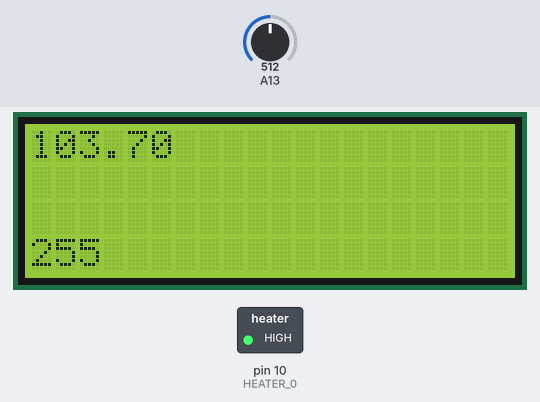
Simulated run of this sketch. Board: Arduino Mega 2560, built with avr-gcc and run on an emulated ATmega2560. Shown: 20×4 character LCD, switched loads named in the sketch (green lamp = pin HIGH). Inputs (shaded band) come from the test bench; at power-on: A13 = 512.

Above: at 1.2 s.
1.3 s: A13 set to 160
At 2.5 s:
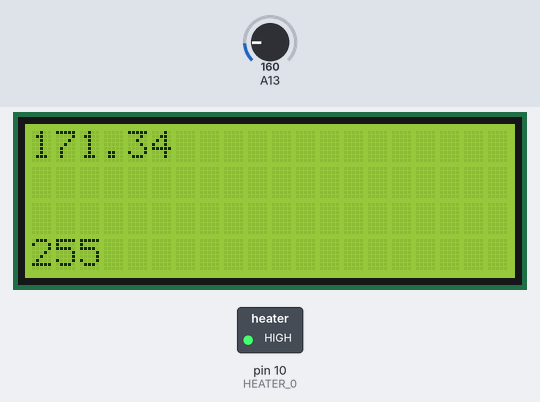
2.8 s: A13 set to 143
At 3.6 s:
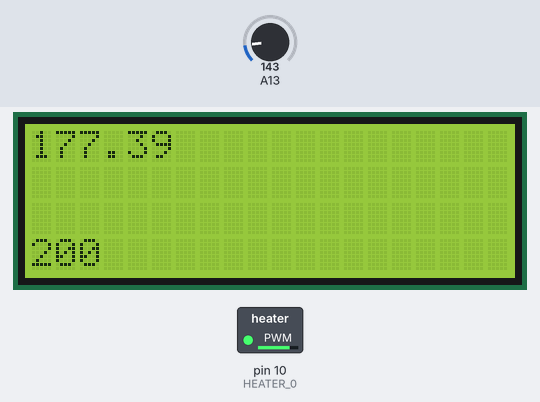
4.3 s: A13 set to 122
At 4.7 s:
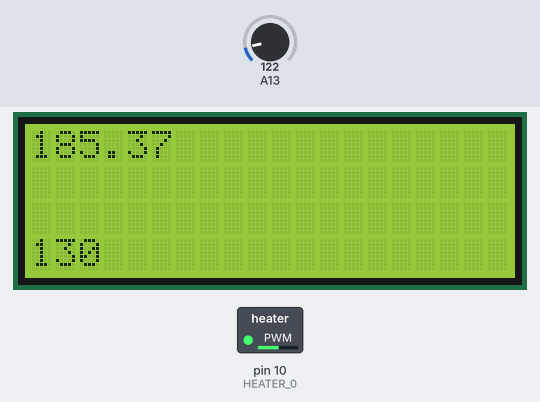
5.8 s: A13 set to 94
At 7.0 s:
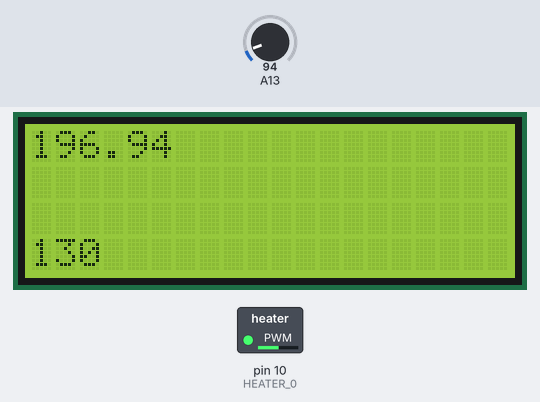
7.3 s: A13 set to 81
At 8.2 s:
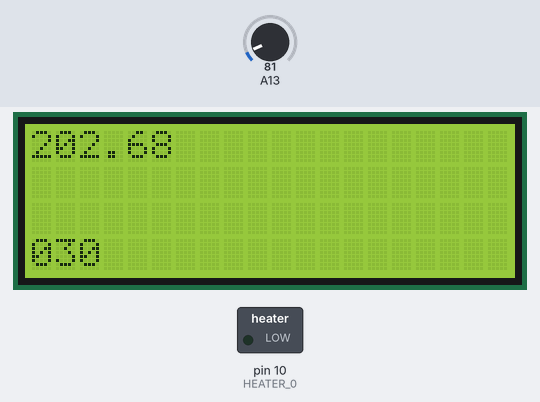
Timing chart, 0 to 9.8 s (numbered marks = the images above; inputs shaded):
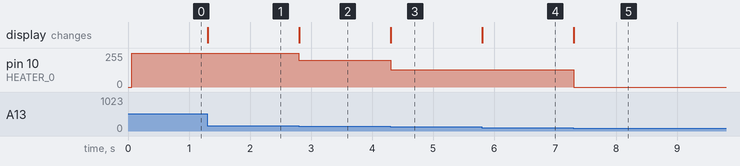

The sketch:

temperatura.ino
```cpp
#include<LiquidCrystal.h>
#define TEMP_0_PIN   13
#define a -5.03722995744685e-07
#define b 0.000854006989698572
#define c -0.579831442410260
#define d 244.313059688531
#define HEATER_0   10

int temp,i=50, u;
double x, y, e,P,I;
double calka=0;

LiquidCrystal lcd(16, 17, 23, 25, 27, 29);

void setup() {

  lcd.begin(20, 4);
  pinMode (HEATER_0, OUTPUT);
}

void loop() {
  // put your main code here, to run repeatedly:
  temp = analogRead(13);
  x = (double)temp;
  y = a * x * x * x + b * x * x + c * x + d;
  lcd.setCursor(0, 0);
  lcd.print(y);
  if(y<175){
    analogWrite(HEATER_0,255);
    lcd.setCursor(0, 4);
    lcd.print(255);
  }
  else if(y<180){
    analogWrite(HEATER_0,200);
    lcd.setCursor(0, 4);
    lcd.print(200);
  }
  else if(y<200){
    analogWrite(HEATER_0,130);
    lcd.setCursor(0, 4);
    lcd.print(130);
  }
  else{
    analogWrite(HEATER_0,0);
    lcd.setCursor(0, 4);
    lcd.print(0);
  }
//e=100-y;
//if(y<100){
//  calka = calka+e*0.1;
//
//  I= 0.1*calka;
//
//}
//P=255/80*e;
// u=round(P+I);
//
//if(u>255){
//  u=255;
//}
//
//if(u<0){
//  u=0;
//}
//
// lcd.setCursor(0, 1);
//  lcd.print(P);
//  lcd.setCursor(0, 2);
//  lcd.print(I);

 //analogWrite(HEATER_0,u);
 //delay(100);
}
```

Measured:
- the behaviour switches between 150 and 149 on A13 (found by bisection; images 1 and 2)
- the behaviour switches between 88 and 87 on A13 (found by bisection; images 4 and 5)
- after the input at 1.3 s, the display: changes at once (image 1)
- after the input at 2.8 s, pin 10 (HEATER_0): 255/255 → 200/255 at once; the display: changes at once (image 2)
- after the input at 4.3 s, pin 10 (HEATER_0): 200/255 → 130/255 at once; the display: changes at once (image 3)
- after the input at 5.8 s, the display: changes at once (image 4)
- after the input at 7.3 s, pin 10 (HEATER_0): 130/255 → 0/255 at once; the display: changes at once (image 5)
